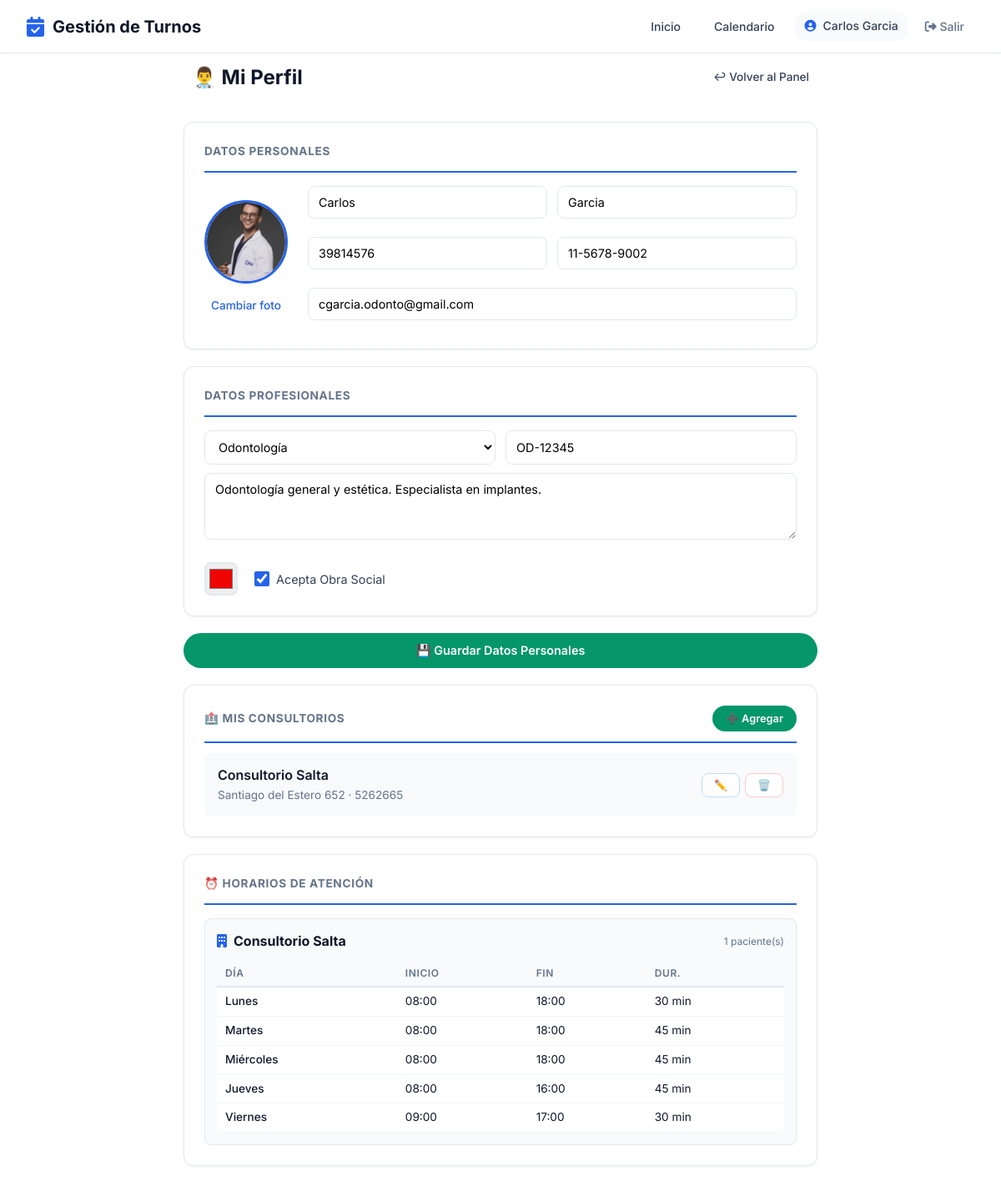
The page /profesionales/perfil/ (signed in, upper part) on the database its author committed.
### usuarios/models.py (models this page shows, shortened)
class Usuario(AbstractUser):
    ROLES = [
        ('admin', 'Administrador'),
        ('profesional', 'Profesional'),
        ('secretaria', 'Secretaría'),
        ('paciente', 'Paciente'),
    ]
    rol = models.CharField(max_length=20, choices=ROLES, default='paciente')
    telefono = models.CharField(max_length=20, blank=True)
    establecimiento = models.ForeignKey(
    'establecimientos.Establecimiento',
    on_delete=models.SET_NULL,
    null=True,
    blank=True,
    verbose_name='Establecimiento'
)
    class Meta:
        verbose_name = 'Usuario'
        verbose_name_plural = 'Usuarios'

### profesionales/models.py (models this page shows, shortened)
class Profesional(Persona):
    ESPECIALIDADES = [
        ('odontologia', 'Odontología'),
        ('kinesiologia', 'Kinesiología'),
        ('psicologia', 'Psicología'),
        ('nutricion', 'Nutrición'),
        ('cardiologia', 'Cardiología'),
        ('medicina_general', 'Medicina General'),
        ('dermatologia', 'Dermatología'),
        ('estetica', 'Estética'),
        ('pediatria', 'Pediatría'),
        ('traumatologia', 'Traumatología'),
        ('veterinaria', 'Veterinaria'),
        ('fonoaudiologia', 'Fonoaudiologia'),
        ('otro', 'Otro'),
    ]
    usuario = models.OneToOneField(
        'usuarios.Usuario',
        on_delete=models.CASCADE,
        verbose_name='Usuario'
    )
    especialidad = models.CharField(
        max_length=50,
        choices=ESPECIALIDADES,
        verbose_name='Especialidad'
    )
    matricula = models.CharField(
        max_length=50,
        blank=True,
        verbose_name='Matrícula Profesional'
    )
    color_calendario = models.CharField(
        max_length=7,
        default='#4A90D9',
        verbose_name='Color en Calendario'
    )
    acepta_obra_social = models.BooleanField(
        default=False,
        verbose_name='Acepta Obra Social'
    )
    descripcion = models.TextField(
        blank=True,
        verbose_name='Descripción Profesional'
    )
    foto = models.ImageField(
    upload_to='profesionales/',
    blank=True,
    null=True,
    verbose_name='Foto de Perfil'
    )
    establecimientos = models.ManyToManyField(
    'establecimientos.Establecimiento',
    blank=True,
    related_name='profesionales',
    verbose_name='Consultorios donde atiende'
    )
    frase_destacada = models.CharField(max_length=200, blank=True, verbose_name='Frase destacada')
    precio_particular = models.DecimalField(max_digits=10, decimal_places=2, null=True, blank=True, verbose_name='Precio consulta particular')
    obras_sociales_texto = models.TextField(blank=True, verbose_name='Obras sociales (texto libre)')
    servicios_texto = models.TextField(blank=True, verbose_name='Servicios / Especializaciones')
    servicios_destacados = models.TextField(blank=True, verbose_name='Servicios destacados')
    especializaciones = models.TextField(blank=True, verbose_name='Especializaciones')
    atiende_por_orden = models.BooleanField(
    default=False,
    verbose_name='Atiende por orden de llegada'
)
    obras_sociales = models.ManyToManyField(
        'obras_sociales.ObraSocial',
        blank=True,
        related_name='profesionales',
        verbose_name='Obras Sociales'
    )
    planes = models.ManyToManyField(
        'obras_sociales.Plan',
        blank=True,
        verbose_name='Planes'
    )
    class Meta:
        verbose_name = 'Profesional'
        verbose_name_plural = 'Profesionales'
        ordering = ['apellido', 'nombre']

### establecimientos/models.py (models this page shows, shortened)
class Establecimiento(ModeloBase):
    nombre = models.CharField(max_length=200, verbose_name='Nombre')
    direccion = models.CharField(max_length=200, verbose_name='Dirección')
    telefono = models.CharField(max_length=20, verbose_name='Teléfono')
    email = models.EmailField(verbose_name='Email')
    cuit = models.CharField(max_length=13, verbose_name='CUIT')
    logo = models.ImageField(upload_to='logos/', blank=True, verbose_name='Logo')
    class Meta:
        verbose_name = 'Establecimiento'
        verbose_name_plural = 'Establecimientos'

### agendas/models.py (models this page shows, shortened)
class Agenda(ModeloBase):
    profesional = models.ForeignKey(
        'profesionales.Profesional',
        on_delete=models.CASCADE,
        verbose_name='Profesional'
    )
    fecha_inicio = models.DateField(verbose_name='Fecha de Inicio')
    fecha_fin = models.DateField(null=True, blank=True, verbose_name='Fecha de Fin')
    acepta_sobreturnos = models.BooleanField(default=False, verbose_name='Acepta Sobreturnos')
    tiempo_entre_turnos = models.IntegerField(default=0, verbose_name='Minutos entre turnos')
    establecimiento = models.ForeignKey(
        'establecimientos.Establecimiento',
        on_delete=models.CASCADE,
        null=False,  # ← Cambiá a False (obligatorio)
        blank=False,  # ← Cambiá a False (obligatorio)
        verbose_name='Consultorio'
    )
    pacientes_simultaneos = models.IntegerField(
        default=1,
        verbose_name='Pacientes simultáneos',
        help_text='Cantidad máxima de pacientes que puede atender al mismo tiempo'
    )
    class Meta:
        verbose_name = 'Agenda'
        verbose_name_plural = 'Agendas'
        unique_together = ['profesional', 'establecimiento']

class HorarioAtencion(ModeloBase):
    DIAS = [
        (0, 'Lunes'),
        (1, 'Martes'),
        (2, 'Miércoles'),
        (3, 'Jueves'),
        (4, 'Viernes'),
        (5, 'Sábado'),
        (6, 'Domingo'),
    ]
    agenda = models.ForeignKey(
        Agenda,
        on_delete=models.CASCADE,
        related_name='horarios',
        verbose_name='Agenda'
    )
    dia = models.IntegerField(choices=DIAS, verbose_name='Día')
    hora_inicio = models.TimeField(verbose_name='Hora de Inicio')
    hora_fin = models.TimeField(verbose_name='Hora de Fin')
    duracion_turno = models.IntegerField(
        verbose_name='Duración del turno (minutos)'
    )
    class Meta:
        verbose_name = 'Horario de Atención'
        verbose_name_plural = 'Horarios de Atención'
        ordering = ['dia', 'hora_inicio']

### profesionales/views.py (the view, shortened to what this page needs)
# urls.py: path('perfil/', views.mi_perfil, name='mi_perfil'),
@login_required
def mi_perfil(request):
    if request.user.rol != 'profesional':
        messages.error(request, 'No tenés acceso.')
        return redirect('home')
    profesional = get_object_or_404(Profesional, usuario=request.user)
    from obras_sociales.models import ObraSocial
    return render(request, 'profesionales/perfil.html', {
        'profesional': profesional,
        'mis_consultorios': profesional.establecimientos.all(),
        'obras_sociales_disponibles': ObraSocial.objects.filter(activo=True).prefetch_related('planes'),
    })

### profesionales/templates/profesionales/perfil.html (shortened to what this page needs)
{% extends 'core_app/base.html' %}
{% load static %}
{% block extra_css %}
    <link rel="stylesheet" href="{% static 'css/pages/perfil_profesional.css' %}">
{% endblock %}
{% block content %}
<div class="perfil-page">
    <div class="perfil-container">
        <div class="perfil-header">
            <h1>👨‍⚕️ Mi Perfil</h1>
            <a href="{% url 'panel_profesional' %}" class="btn-volver">↩ Volver al Panel</a>
        </div>
        <form method="post" enctype="multipart/form-data">
            <div class="perfil-card">
                <h3>Datos Personales</h3>
                <div class="perfil-foto-section">
                    <div style="text-align: center;">
                        {% if profesional.foto %}
                            <img src="{{ profesional.foto.url }}" alt="Foto de perfil" class="perfil-foto">
                        {% else %}
                            <div class="perfil-foto-placeholder">👨‍⚕️</div>
                        {% endif %}
                        <label class="perfil-foto-upload">
                            Cambiar foto
                        </label>
                    </div>
                    <div class="perfil-foto-info">
                        <div class="perfil-grid-2">
                            <input type="text" name="nombre" value="{{ profesional.nombre }}" placeholder="Nombre" class="perfil-input" required>
                            <input type="text" name="apellido" value="{{ profesional.apellido }}" placeholder="Apellido" class="perfil-input" required>
                            <input type="text" name="dni" value="{{ profesional.dni }}" placeholder="DNI" class="perfil-input" required>
                            <input type="text" name="telefono" value="{{ profesional.telefono }}" placeholder="Teléfono" class="perfil-input" required>
                            <input type="email" name="email" value="{{ profesional.email }}" placeholder="Email" class="perfil-input perfil-grid-full">
                        </div>
                    </div>
                </div>
            </div>
            <div class="perfil-card">
                <h3>Datos Profesionales</h3>
                <div class="perfil-grid-2">
                    <select name="especialidad" class="perfil-select">
                        {% for key, value in profesional.ESPECIALIDADES %}
                            <option value="{{ key }}" {% if profesional.especialidad == key %}selected{% endif %}>
                                {{ value }}
                            </option>
                        {% endfor %}
                    </select>
                    <input type="text" name="matricula" value="{{ profesional.matricula }}" placeholder="Matrícula" class="perfil-input">
                </div>
                <textarea name="descripcion" rows="3" placeholder="Breve descripción profesional..." class="perfil-textarea">{{ profesional.descripcion }}</textarea>
                <div class="perfil-color-row">
                    <input type="color" name="color_calendario" value="{{ profesional.color_calendario }}" class="perfil-color-picker">
                    <label class="perfil-checkbox-label">
                        <input type="checkbox" name="acepta_obra_social" {% if profesional.acepta_obra_social %}checked{% endif %}>
                        Acepta Obra Social
                    </label>
                </div>
            </div>
            <button type="submit" class="btn-guardar btn-guardar-block" style="margin-bottom: 20px;">
                💾 Guardar Datos Personales
            </button>
        </form>
        <div class="perfil-card">
            <div class="consultorios-header">
                <h3>🏥 Mis Consultorios</h3>
                <button type="button" class="btn-guardar" style="padding: 8px 16px; font-size: 0.8rem;" onclick="abrirModalConsultorio()">
                    ➕ Agregar
                </button>
            </div>
            {% if mis_consultorios %}
                {% for est in mis_consultorios %}
                <div class="consultorio-item">
                    <div class="consultorio-info">
                        <div class="consultorio-nombre">{{ est.nombre }}</div>
                        <div class="consultorio-detalle">
                            {{ est.direccion|default:"Sin dirección" }} · {{ est.telefono|default:"Sin teléfono" }}
                        </div>
                    </div>
                    <div class="consultorio-acciones">
                        <button class="btn-accion-outline editar" onclick="editarConsultorio('{{ est.id }}', '{{ est.nombre|escapejs }}', '{{ est.direccion|escapejs }}', '{{ est.telefono|escapejs }}', '{{ est.email|escapejs }}')">
                            ✏️
                        </button>
                        <form method="post" style="display: inline;" onsubmit="return confirm('¿Eliminar este consultorio?')">
                            <button type="submit" class="btn-accion-outline eliminar">🗑️</button>
                        </form>
                    </div>
                </div>
                {% endfor %}
            {% else %}
                <div class="perfil-vacio">
                    <p>No tenés consultorios agregados.</p>
                </div>
            {% endif %}
        </div>
        <div class="perfil-card">
            <h3>⏰ Horarios de Atención</h3>
            {% with agendas=profesional.agenda_set.all %}
                {% if agendas %}
                    {% for agenda in agendas %}
                    <div class="agenda-item">
                        <div class="agenda-header">
                            <i class="fas fa-building"></i>
                            {{ agenda.establecimiento.nombre }}
                            <span class="simultaneos">{{ agenda.pacientes_simultaneos }} paciente(s)</span>
                        </div>
                        {% if agenda.horarios.all %}
                            <table class="agenda-tabla">
                                <thead>
                                    <tr>
                                        <th>Día</th>
                                        <th>Inicio</th>
                                        <th>Fin</th>
                                        <th>Dur.</th>
                                    </tr>
                                </thead>
                                <tbody>
                                    {% for h in agenda.horarios.all %}
                                    <tr>
                                        <td class="dia-col">{{ h.get_dia_display }}</td>
                                        <td>{{ h.hora_inicio|time:"H:i" }}</td>
                                        <td>{{ h.hora_fin|time:"H:i" }}</td>
                                        <td>{{ h.duracion_turno }} min</td>
                                    </tr>
                                    {% endfor %}
                                </tbody>
                            </table>
                        {% else %}
                            <div class="perfil-vacio">
                                <p>Sin horarios configurados</p>
                            </div>
                        {% endif %}
                    </div>
                    {% endfor %}
                {% else %}
                    <div class="perfil-vacio">
                        <p>No tenés agendas configuradas.</p>
                    </div>
                {% endif %}
            {% endwith %}
        </div>
    </div>
</div>
{% endblock %}

### core_app/templates/core_app/base.html (shortened to what this page needs)
<!DOCTYPE html>
<html lang="es">
<head>
    <link rel="stylesheet" href="https://cdnjs.cloudflare.com/ajax/libs/font-awesome/6.4.0/css/all.min.css">
    {% load static %}
    <link rel="stylesheet" href="{% static 'css/core/base.css' %}">
    <link rel="stylesheet" href="{% static 'css/themes/default.css' %}" id="theme-css">
    <link rel="stylesheet" href="{% static 'css/core/layout.css' %}">
    <link rel="stylesheet" href="{% static 'css/core/components.css' %}">
    {% block extra_css %}{% endblock %}
</head>
<body>
    <nav class="navbar">
        <a href="{% url 'home' %}" class="navbar-brand">
            <i class="fas fa-calendar-check"></i>
            Gestión de Turnos
        </a>
        <ul class="navbar-nav">
            <li><a href="{% url 'home' %}" class="nav-link {% if request.resolver_match.url_name == 'home' %}active{% endif %}">Inicio</a></li>
            {% if user.is_authenticated %}
                {% if user.rol == 'profesional' %}
                    <li><a href="{% url 'calendario_semanal' %}" class="nav-link">Calendario</a></li>
                {% elif user.rol == 'secretaria' %}
                    <li><a href="{% url 'panel_secretaria' %}" class="nav-link">Panel Secretaría</a></li>
                    <li><a href="{% url 'calendario_semanal' %}" class="nav-link">Calendario</a></li>
                {% endif %}
                <li>
                    <span class="nav-user">
                        <i class="fas fa-user-circle"></i>
                        {{ user.get_full_name|default:user.username }}
                    </span>
                </li>
                <li>
                    <form method="post" action="{% url 'logout' %}" style="display: inline;">
                        <button type="submit" class="btn-logout">
                            <i class="fas fa-sign-out-alt"></i> Salir
                        </button>
                    </form>
                </li>
            {% else %}
                <li><a href="{% url 'login' %}" class="btn btn-sm">Ingresar</a></li>
            {% endif %}
        </ul>
    </nav>
    <div class="container">
        {% block content %}{% endblock %}
    </div>
</body>
</html>

### rows shown on the page
Usuario: get_full_name "Carlos Garcia"
Profesional: foto (picture), nombre "Carlos", apellido "Garcia", dni "39814576", telefono "11-5678-9002", email "cgarcia.odonto@gmail.com", especialidad "Odontología", matricula "OD-12345", descripcion "Odontología general y estética. Especialista en implantes.", color_calendario "#f00505", acepta_obra_social "☑"
Establecimiento: nombre "Consultorio Salta", direccion "Santiago del Estero 652", telefono "5262665"
Agenda: establecimiento.nombre "Consultorio Salta", pacientes_simultaneos "1"
HorarioAtencion: dia "Lunes", hora_inicio "08:00", hora_fin "18:00", duracion_turno "30"
HorarioAtencion: dia "Martes", hora_inicio "08:00", hora_fin "18:00", duracion_turno "45"
HorarioAtencion: dia "Miércoles", hora_inicio "08:00", hora_fin "18:00", duracion_turno "45"
HorarioAtencion: dia "Jueves", hora_inicio "08:00", hora_fin "16:00", duracion_turno "45"
HorarioAtencion: dia "Viernes", hora_inicio "09:00", hora_fin "17:00", duracion_turno "30"
